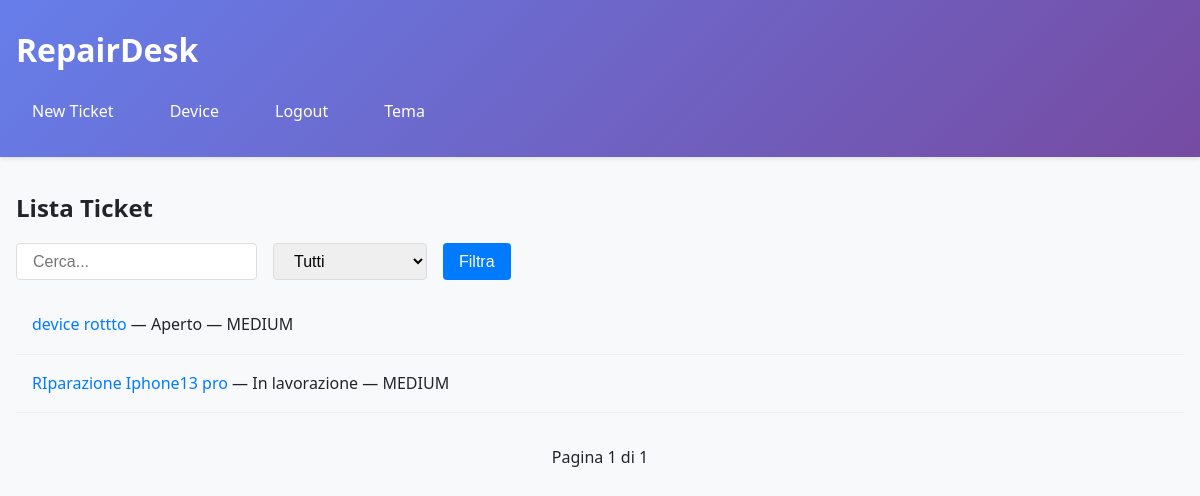
The page /tickets/ (signed in) on the database its author committed.
### core/models.py (models this page shows, shortened)
class Ticket(models.Model):
    STATUS_CHOICES = [
        ('OPEN', 'Aperto'),
        ('IN_PROGRESS', 'In lavorazione'),
        ('CLOSED', 'Chiuso'),
    ]
    PRIORITY_CHOICES = [
        ('LOW', 'Bassa'),
        ('MEDIUM', 'Media'),
        ('HIGH', 'Alta'),
    ]
    title = models.CharField(max_length=100)
    description = models.TextField()
    device = models.ForeignKey(Device, on_delete=models.CASCADE, related_name='tickets')
    customer = models.ForeignKey(User, on_delete=models.CASCADE, related_name='tickets_opened')
    technician = models.ForeignKey(User, on_delete=models.SET_NULL, null=True, blank=True, related_name='tickets_assigned')
    status = models.CharField(max_length=20, choices=STATUS_CHOICES, default='OPEN')
    priority = models.CharField(max_length=10, choices=PRIORITY_CHOICES, default='MEDIUM')
    created_at = models.DateTimeField(auto_now_add=True)
    updated_at = models.DateTimeField(auto_now=True)
    expected_close_date = models.DateField(null=True, blank=True)
    class Meta:
        ordering = ['-created_at']
        permissions = [
            ("view_manager_dashboard", "Può vedere la dashboard manager"),
        ]

### core/views.py (the view, shortened to what this page needs)
# urls.py: path('tickets/', views.TicketListView.as_view(), name='ticket_list'),  # ristretto
@method_decorator(login_required, name='dispatch')
class TicketListView(ListView):
    model = Ticket
    template_name = 'core/ticket_list.html'
    context_object_name = 'tickets'
    paginate_by = 5
    def get_queryset(self):
        user = self.request.user
        if user.groups.filter(name="Manager").exists():
            qs = Ticket.objects.all()
        elif user.groups.filter(name="Technician").exists():
            qs = Ticket.objects.filter(technician=user)
        else:
            qs = Ticket.objects.filter(customer=user)
        q = self.request.GET.get('q')
        status = self.request.GET.get('status')
        if status:
            qs = qs.filter(status=status)
        return qs

### core/templates/core/ticket_list.html (shortened to what this page needs)
{% extends 'core/base.html' %}
{% block content %}
<h2>Lista Ticket</h2>
<form method="get">
    <input type="text" name="q" placeholder="Cerca..." value="{{ request.GET.q }}">
    <select name="status">
        <option value="">Tutti</option>
    </select>
    <button type="submit">Filtra</button>
</form>
<ul>
    {% for ticket in tickets %}
        <li>
            <a href="{% url 'ticket_detail' ticket.pk %}">{{ ticket.title }}</a>
            — {{ ticket.get_status_display }} — {{ ticket.priority }}
        </li>
    {% empty %}
        <li>Nessun ticket trovato.</li>
    {% endfor %}
</ul>
<div class="pagination">
    <span>Pagina {{ page_obj.number }} di {{ page_obj.paginator.num_pages }}</span>
</div>
{% endblock %}

### core/static/css/style.css (style rules this page uses)
:root { --primary: #007bff; --primary-hover: #0056b3; --secondary: #6c757d; --danger: #dc3545; --success: #28a745; --bg-light: #f8f9fa; --text-dark: #212529; --border-color: #ddd; --transition-speed: 0.3s; }
* { margin: 0; padding: 0; box-sizing: border-box; }
body { font-family: 'Segoe UI', Tahoma, Arial, sans-serif; line-height: 1.6; color: var(--text-dark); background-color: var(--bg-light); transition: background-color var(--transition-speed), color var(--transition-speed); }
a { color: var(--primary); text-decoration: none; transition: opacity var(--transition-speed); }
form { margin: 1rem 0; display: flex; gap: 1rem; flex-wrap: wrap; }
input, select, button { padding: 0.5rem 1rem; border: 1px solid var(--border-color); border-radius: 4px; font-size: 1rem; outline: none; transition: border-color var(--transition-speed); }
button { background: var(--primary); color: white; border: none; cursor: pointer; transition: background var(--transition-speed); }
ul { list-style: none; padding: 0; }
li { padding: 1rem; border-bottom: 1px solid #eee; transition: background 0.2s; }
.pagination { display: flex; gap: 1rem; align-items: center; justify-content: center; margin: 2rem 0; }

### rows shown on the page
Ticket: title "device rottto", status "Aperto", priority "MEDIUM"
Ticket: title "RIparazione Iphone13 pro", status "In lavorazione", priority "MEDIUM"

### other values the page prints
{{ page_obj.number }} "1"
{{ page_obj.paginator.num_pages }} "1"
